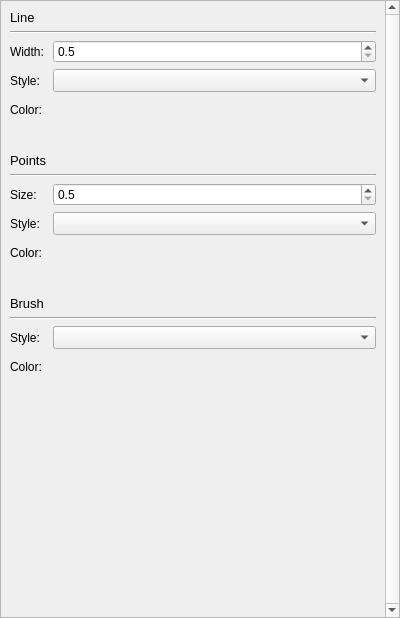
<?xml version="1.0" encoding="UTF-8"?>
<ui version="4.0">
 <class>CurveSettingsWidget</class>
 <widget class="QWidget" name="CurveSettingsWidget">
  <property name="geometry">
   <rect>
    <x>0</x>
    <y>0</y>
    <width>400</width>
    <height>618</height>
   </rect>
  </property>
  <property name="windowTitle">
   <string/>
  </property>
  <layout class="QVBoxLayout" name="verticalLayout">
   <property name="spacing">
    <number>0</number>
   </property>
   <property name="leftMargin">
    <number>0</number>
   </property>
   <property name="topMargin">
    <number>0</number>
   </property>
   <property name="rightMargin">
    <number>0</number>
   </property>
   <property name="bottomMargin">
    <number>0</number>
   </property>
   <item>
    <widget class="QScrollArea" name="scrollArea">
     <property name="styleSheet">
      <string notr="true"/>
     </property>
     <property name="verticalScrollBarPolicy">
      <enum>Qt::ScrollBarAlwaysOn</enum>
     </property>
     <property name="horizontalScrollBarPolicy">
      <enum>Qt::ScrollBarAlwaysOff</enum>
     </property>
     <property name="widgetResizable">
      <bool>true</bool>
     </property>
     <widget class="QWidget" name="scrollAreaWidgetContents">
      <property name="geometry">
       <rect>
        <x>0</x>
        <y>0</y>
        <width>381</width>
        <height>616</height>
       </rect>
      </property>
      <property name="styleSheet">
       <string notr="true"/>
      </property>
      <layout class="QFormLayout" name="formLayout">
       <item row="0" column="0">
        <widget class="QLabel" name="label">
         <property name="font">
          <font>
           <pointsize>10</pointsize>
          </font>
         </property>
         <property name="text">
          <string>Line</string>
         </property>
        </widget>
       </item>
       <item row="1" column="0" colspan="2">
        <widget class="Line" name="line">
         <property name="orientation">
          <enum>Qt::Horizontal</enum>
         </property>
        </widget>
       </item>
       <item row="2" column="0">
        <widget class="QLabel" name="label_4">
         <property name="minimumSize">
          <size>
           <width>0</width>
           <height>23</height>
          </size>
         </property>
         <property name="maximumSize">
          <size>
           <width>16777215</width>
           <height>23</height>
          </size>
         </property>
         <property name="text">
          <string>Width:</string>
         </property>
        </widget>
       </item>
       <item row="2" column="1">
        <widget class="QDoubleSpinBox" name="lineWidth">
         <property name="minimumSize">
          <size>
           <width>0</width>
           <height>23</height>
          </size>
         </property>
         <property name="maximumSize">
          <size>
           <width>16777215</width>
           <height>23</height>
          </size>
         </property>
         <property name="decimals">
          <number>1</number>
         </property>
         <property name="minimum">
          <double>0.500000000000000</double>
         </property>
         <property name="maximum">
          <double>99.000000000000000</double>
         </property>
         <property name="singleStep">
          <double>0.100000000000000</double>
         </property>
        </widget>
       </item>
       <item row="3" column="0">
        <widget class="QLabel" name="label_5">
         <property name="minimumSize">
          <size>
           <width>0</width>
           <height>23</height>
          </size>
         </property>
         <property name="maximumSize">
          <size>
           <width>16777215</width>
           <height>23</height>
          </size>
         </property>
         <property name="text">
          <string>Style:</string>
         </property>
        </widget>
       </item>
       <item row="3" column="1">
        <widget class="QComboBox" name="lineStyle">
         <property name="minimumSize">
          <size>
           <width>0</width>
           <height>23</height>
          </size>
         </property>
         <property name="maximumSize">
          <size>
           <width>16777215</width>
           <height>23</height>
          </size>
         </property>
        </widget>
       </item>
       <item row="4" column="0">
        <widget class="QLabel" name="label_6">
         <property name="minimumSize">
          <size>
           <width>0</width>
           <height>23</height>
          </size>
         </property>
         <property name="maximumSize">
          <size>
           <width>16777215</width>
           <height>23</height>
          </size>
         </property>
         <property name="text">
          <string>Color:</string>
         </property>
        </widget>
       </item>
       <item row="5" column="0">
        <spacer name="verticalSpacer">
         <property name="orientation">
          <enum>Qt::Vertical</enum>
         </property>
         <property name="sizeType">
          <enum>QSizePolicy::Fixed</enum>
         </property>
         <property name="sizeHint" stdset="0">
          <size>
           <width>20</width>
           <height>20</height>
          </size>
         </property>
        </spacer>
       </item>
       <item row="6" column="0">
        <widget class="QLabel" name="label_2">
         <property name="font">
          <font>
           <pointsize>10</pointsize>
          </font>
         </property>
         <property name="text">
          <string>Points</string>
         </property>
        </widget>
       </item>
       <item row="7" column="0" colspan="2">
        <widget class="Line" name="line_2">
         <property name="orientation">
          <enum>Qt::Horizontal</enum>
         </property>
        </widget>
       </item>
       <item row="8" column="0">
        <widget class="QLabel" name="label_7">
         <property name="minimumSize">
          <size>
           <width>0</width>
           <height>23</height>
          </size>
         </property>
         <property name="maximumSize">
          <size>
           <width>16777215</width>
           <height>23</height>
          </size>
         </property>
         <property name="text">
          <string>Size:</string>
         </property>
        </widget>
       </item>
       <item row="8" column="1">
        <widget class="QDoubleSpinBox" name="pointSize">
         <property name="minimumSize">
          <size>
           <width>0</width>
           <height>23</height>
          </size>
         </property>
         <property name="maximumSize">
          <size>
           <width>16777215</width>
           <height>23</height>
          </size>
         </property>
         <property name="decimals">
          <number>1</number>
         </property>
         <property name="minimum">
          <double>0.500000000000000</double>
         </property>
         <property name="maximum">
          <double>99.000000000000000</double>
         </property>
         <property name="singleStep">
          <double>0.100000000000000</double>
         </property>
        </widget>
       </item>
       <item row="9" column="0">
        <widget class="QLabel" name="label_8">
         <property name="minimumSize">
          <size>
           <width>0</width>
           <height>23</height>
          </size>
         </property>
         <property name="maximumSize">
          <size>
           <width>16777215</width>
           <height>23</height>
          </size>
         </property>
         <property name="text">
          <string>Style:</string>
         </property>
        </widget>
       </item>
       <item row="9" column="1">
        <widget class="QComboBox" name="pointStyle">
         <property name="minimumSize">
          <size>
           <width>0</width>
           <height>23</height>
          </size>
         </property>
         <property name="maximumSize">
          <size>
           <width>16777215</width>
           <height>23</height>
          </size>
         </property>
        </widget>
       </item>
       <item row="10" column="0">
        <widget class="QLabel" name="label_9">
         <property name="minimumSize">
          <size>
           <width>0</width>
           <height>23</height>
          </size>
         </property>
         <property name="maximumSize">
          <size>
           <width>16777215</width>
           <height>23</height>
          </size>
         </property>
         <property name="text">
          <string>Color:</string>
         </property>
        </widget>
       </item>
       <item row="11" column="0">
        <spacer name="verticalSpacer_2">
         <property name="orientation">
          <enum>Qt::Vertical</enum>
         </property>
         <property name="sizeType">
          <enum>QSizePolicy::Fixed</enum>
         </property>
         <property name="sizeHint" stdset="0">
          <size>
           <width>20</width>
           <height>20</height>
          </size>
         </property>
        </spacer>
       </item>
       <item row="12" column="0">
        <widget class="QLabel" name="label_3">
         <property name="font">
          <font>
           <pointsize>10</pointsize>
          </font>
         </property>
         <property name="text">
          <string>Brush</string>
         </property>
        </widget>
       </item>
       <item row="13" column="0" colspan="2">
        <widget class="Line" name="line_3">
         <property name="orientation">
          <enum>Qt::Horizontal</enum>
         </property>
        </widget>
       </item>
       <item row="14" column="0">
        <widget class="QLabel" name="label_10">
         <property name="minimumSize">
          <size>
           <width>0</width>
           <height>23</height>
          </size>
         </property>
         <property name="maximumSize">
          <size>
           <width>16777215</width>
           <height>23</height>
          </size>
         </property>
         <property name="text">
          <string>Style:</string>
         </property>
        </widget>
       </item>
       <item row="14" column="1">
        <widget class="QComboBox" name="brushStyle">
         <property name="minimumSize">
          <size>
           <width>0</width>
           <height>23</height>
          </size>
         </property>
         <property name="maximumSize">
          <size>
           <width>16777215</width>
           <height>23</height>
          </size>
         </property>
        </widget>
       </item>
       <item row="15" column="0">
        <widget class="QLabel" name="label_11">
         <property name="minimumSize">
          <size>
           <width>0</width>
           <height>23</height>
          </size>
         </property>
         <property name="maximumSize">
          <size>
           <width>16777215</width>
           <height>23</height>
          </size>
         </property>
         <property name="text">
          <string>Color:</string>
         </property>
        </widget>
       </item>
       <item row="4" column="1">
        <widget class="ColorSelectButton" name="lineColor" native="true">
         <property name="minimumSize">
          <size>
           <width>0</width>
           <height>23</height>
          </size>
         </property>
         <property name="maximumSize">
          <size>
           <width>20</width>
           <height>23</height>
          </size>
         </property>
        </widget>
       </item>
       <item row="10" column="1">
        <widget class="ColorSelectButton" name="pointColor" native="true">
         <property name="minimumSize">
          <size>
           <width>0</width>
           <height>23</height>
          </size>
         </property>
         <property name="maximumSize">
          <size>
           <width>20</width>
           <height>23</height>
          </size>
         </property>
        </widget>
       </item>
       <item row="15" column="1">
        <widget class="ColorSelectButton" name="brushColor" native="true">
         <property name="minimumSize">
          <size>
           <width>0</width>
           <height>23</height>
          </size>
         </property>
         <property name="maximumSize">
          <size>
           <width>20</width>
           <height>23</height>
          </size>
         </property>
        </widget>
       </item>
      </layout>
     </widget>
    </widget>
   </item>
  </layout>
 </widget>
 <customwidgets>
  <customwidget>
   <class>ColorSelectButton</class>
   <extends>QWidget</extends>
   <header>standard_widgets/color_select_button.h</header>
   <container>1</container>
  </customwidget>
 </customwidgets>
 <resources/>
 <connections/>
</ui>
